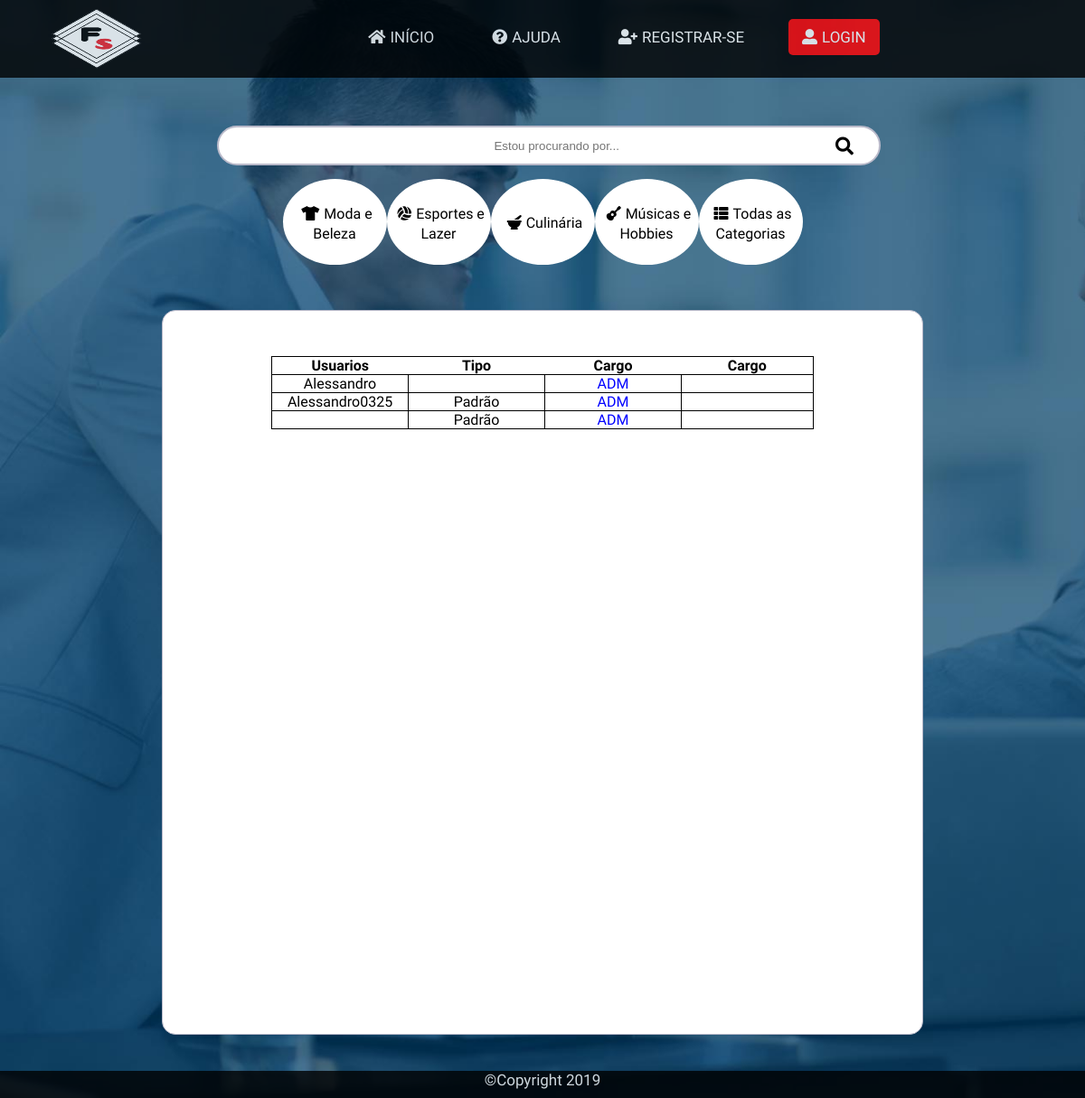
/php/gerenciaUser.php, run on the app's committed database.
### tables this page shows
CREATE TABLE `USUARIOS` (
  `USER_ID` int(11) NOT NULL AUTO_INCREMENT,
  `USER_NOME` varchar(40) NOT NULL,
  `USER_USUARIO` varchar(40) NOT NULL,
  `USER_SENHA` varchar(40) NOT NULL,
  `USER_EMAIL` varchar(40) DEFAULT NULL,
  `USER_TELEFONE` varchar(40) DEFAULT NULL,
  `USER_IMAGEM` varchar(50) DEFAULT NULL,
  `USER_TIPO` int(1) DEFAULT '0',
  `USER_RESET_PW` int(1) DEFAULT '0',
  PRIMARY KEY (`USER_ID`)
);

### php/functions.php (called while the page is built, shortened)
<?php
$conn = new PDO("mysql: host=localhost;dbname=FASTSERVICE", 'root', 'ifpe');
function conexao(){
	global $conn;
	return $conn;
}
function pdoExec($prepare, $execute){
	$stmt = conexao()->prepare($prepare);
	$stmt -> execute($execute);
	return $stmt;
}
function isLogged(){
	if (isset($_SESSION['userName'])) {
		return true;
	}
	else{
		return false;
	}
}

### php/gerenciaUser.php (the view, shortened to what this page needs)
<?php include("functions.php"); ?>
<!DOCTYPE html>
<html lang="pt-br">
<head>
	<link rel="stylesheet" type="text/css" href="../css/style.css">
	<link rel="stylesheet" href="https://use.fontawesome.com/releases/v5.8.1/css/all.css">
</head>
<body>
	<div>
		<nav>
			<a href="../index.php"><img src="../img/3.png"></a>
			<ul>
				<li><a href="/"><i class="fas fa-home"></i>Início</a></li>
				<li><a href="ajuda.php"><i class="fas fa-question-circle"></i>Ajuda</a></li>
				<?php if (isLogged() ){ ?>
					<li><a href="servico.php"><i class="fas fa-ad"></i>Anunciar</a></li>
					<li><a href="#account" rel="account"><i class="fas fa-user-alt"></i>Minha conta</a></li>
					<?php if ($_SESSION['userTipo'] > 0): ?>
						<li><a href="addCategoria.php"><i class="fas fa-plus-circle"></i>Criar Categorias</a></li>
					<?php endif ?>
					<li><a href="logout.php" class="btn-login"><i class="fas fa-sign-out-alt"></i> Sair</a></li>
				<?php } else{ ?>
				<li><a href="register.php"><i class="fas fa-user-plus"></i>Registrar-se</a></li>
				<li><a href="#janela" rel="modal" class="btn-login"><i class="fas fa-user-alt"></i>Login</a></li>
			<?php } ?>
			</ul>
		</nav>
	</div>
	<br>
	<center>
		<div class="busca">
			<form action="search.php">
				<input type="text" placeholder="  Estou procurando por..." required>
				<button type="submit"><i class="fas fa-search" ></i></button>
				<ul class="icons-busca">
				    <li class="icons"> <a href=search.php?search=<?=md5(4);?> > <i class="fas fa-tshirt"></i>Moda e Beleza </a></li>
				    <li class="icons"> <a href=search.php?search=<?=md5(7);?> > <i class="fas fa-volleyball-ball"></i>Esportes e Lazer </a></li>
				    <li class="icons"> <a href=search.php?search=<?=md5(8);?> > <i class="fas fa-mortar-pestle"></i>Culinária </a></li>
				    <li class="icons"> <a href=search.php?search=<?=md5(10);?> ><i class="fas fa-guitar"></i>Músicas e Hobbies </a></li>
				    <li class="icons"> <a href=search.php?search=todos><i class="fas fa-th-list"></i>Todas as Categorias </a></li>
				</ul>
			</form>
		</div>
	<div class="profile">
		<center>
			<div class="adm">
				<?php
					$stmt = pdoExec("SELECT * FROM USUARIOS",[]);
					$dados = $stmt->fetchAll();
					?>
					<table>
						<tr>
							<th>Usuarios</th>
							<th>Tipo</th>
							<th>Cargo</th>
							<th>Cargo</th>
						</tr>
							<?php
							foreach ($dados as $value) : ?>
						<tr>
							<?php if ($_SESSION['userId'] === $value['USER_ID']){
								}else{ ?>
									<td><?=$value['USER_USUARIO'];?></td>
									<td>
										<?php if ($value['USER_TIPO'] == 0): ?>
											Padrão
										<?php endif ?>
									</td>
									<td><a href="gerenciaAddAdm.php?id=<?=md5($value['USER_ID']);?>">ADM</a></td>
								<?php } ?>
						</tr>
							<?php endforeach ?>
					</table>
	        </div>
       </center>
	</div>
	<footer class="rodape">©Copyright 2019</footer>
</body>
</html>

### css/style.css (style rules this page uses)
* { margin: 0; padding: 0; }
body { padding: 0; margin: 0; width: 100%; font-family: Oswald; background: url("../img/8.jpg"); background-repeat: no-repeat; background-size: cover; background-position: relative; }
.profile .adm table { margin-top: 50px; width: 600px; border-collapse: collapse; }
.profile .adm tr,td { width: 150px; border: 1px solid black; }
.profile .adm td { margin: 0 auto; text-align:center; }
nav { padding: 0; margin-top: 0; width: 100%; height: 86px; opacity: 0.8; position: absolute; box-sizing: border-box; transition: .3s; z-index: 500; text-align: center; background: black; }
nav ul { text-align: center; }
nav ul li { margin-top: 16px; list-style: none; display: inline-block; font-size: 17px; padding: 15px; float: center; }
nav ul li a { color: white; padding: 10px 15px; text-decoration: none; cursor: pointer; text-transform: uppercase; transition: .3s; }
li a i { padding-right: 5px; }
nav img { margin-left: 45px; float: left; width: 120px; height: 70px; margin-top: 8px; border-radius: 5px; cursor: pointer; }
.rodape { width: 100%; height: 30px; z-index: 100; bottom: 0; background-color: black; opacity: 0.8; color: white; position: relative; text-align: center; font-size: 17px; }
.btn-login { background-color: red; border-radius: 5px; color: white; }
td a { padding: 10px; }
input { padding-left: 10px; outline: none; }
div.busca { position: relative; margin-top: 120px; width: 60%; }
div.busca button { position: absolute; right: 0; top: 8px; padding: 4px 16px; font-size: 20px; background: none; border: none; outline: none; }
div.busca form input { width: 100%; height: 40px; border-radius: 25px; border: solid 2px #babaca; text-align: center; outline: none; overflow: hidden; }
a { text-decoration: none; color: blue; }
div.busca .icons-busca { list-style: none; display: flex; margin-top: 15px; justify-content: center; }
.icons-busca li { padding: 5px; }
.icons-busca li a { text-decoration: none; color: black; cursor: pointer; }
.icons-busca a i { padding: 5px; }
.icons { background-color: white; border-radius: 50%; display: flex; flex-direction: column; align-items: center; justify-content: center; width: 105px; height: 85px; padding: 15px; }
div.profile { margin-top: 50px; width: 70%; background: white; border-radius: 15px; min-height: 100vh; margin-bottom: 40px; border: solid 1px #babaca; }

### data on the page
usuarios: USER_USUARIO "Alessandro"
usuarios: USER_USUARIO "Alessandro0325", USER_TIPO "Padrão"
usuarios: USER_TIPO "Padrão"
